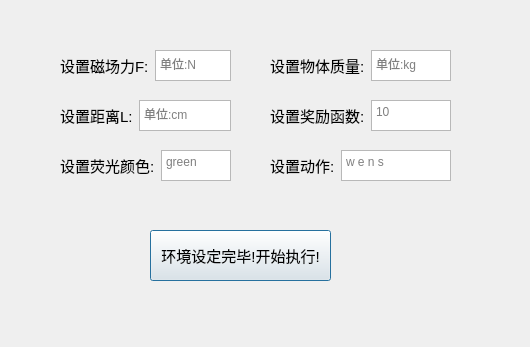
<?xml version="1.0" encoding="UTF-8"?>
<ui version="4.0">
 <class>AlgorithmDialog</class>
 <widget class="QDialog" name="AlgorithmDialog">
  <property name="geometry">
   <rect>
    <x>0</x>
    <y>0</y>
    <width>530</width>
    <height>347</height>
   </rect>
  </property>
  <property name="font">
   <font>
    <family>Microsoft YaHei UI</family>
    <pointsize>11</pointsize>
   </font>
  </property>
  <property name="windowTitle">
   <string>环境设定</string>
  </property>
  <widget class="QWidget" name="layoutWidget">
   <property name="geometry">
    <rect>
     <x>60</x>
     <y>100</y>
     <width>171</width>
     <height>31</height>
    </rect>
   </property>
   <layout class="QHBoxLayout" name="horizontalLayout_2">
    <item>
     <widget class="QLabel" name="label_2">
      <property name="text">
       <string>设置距离L:</string>
      </property>
     </widget>
    </item>
    <item>
     <widget class="QTextEdit" name="textEditSendCurData_2">
      <property name="font">
       <font>
        <pointsize>9</pointsize>
       </font>
      </property>
      <property name="placeholderText">
       <string>单位:cm</string>
      </property>
     </widget>
    </item>
   </layout>
  </widget>
  <widget class="QWidget" name="layoutWidget_2">
   <property name="geometry">
    <rect>
     <x>60</x>
     <y>150</y>
     <width>171</width>
     <height>31</height>
    </rect>
   </property>
   <layout class="QHBoxLayout" name="horizontalLayout_3">
    <item>
     <widget class="QLabel" name="label_3">
      <property name="text">
       <string>设置荧光颜色:</string>
      </property>
     </widget>
    </item>
    <item>
     <widget class="QTextEdit" name="textEditSendCurData_3">
      <property name="font">
       <font>
        <pointsize>9</pointsize>
       </font>
      </property>
      <property name="placeholderText">
       <string>green</string>
      </property>
     </widget>
    </item>
   </layout>
  </widget>
  <widget class="QPushButton" name="pushButton">
   <property name="geometry">
    <rect>
     <x>150</x>
     <y>230</y>
     <width>181</width>
     <height>51</height>
    </rect>
   </property>
   <property name="text">
    <string>环境设定完毕!开始执行!</string>
   </property>
  </widget>
  <widget class="QWidget" name="layoutWidget">
   <property name="geometry">
    <rect>
     <x>60</x>
     <y>50</y>
     <width>171</width>
     <height>31</height>
    </rect>
   </property>
   <layout class="QHBoxLayout" name="horizontalLayout">
    <item>
     <widget class="QLabel" name="label">
      <property name="text">
       <string>设置磁场力F:</string>
      </property>
     </widget>
    </item>
    <item>
     <widget class="QTextEdit" name="textEditSendCurData">
      <property name="font">
       <font>
        <pointsize>9</pointsize>
       </font>
      </property>
      <property name="placeholderText">
       <string>单位:N</string>
      </property>
     </widget>
    </item>
   </layout>
  </widget>
  <widget class="QWidget" name="layoutWidget_3">
   <property name="geometry">
    <rect>
     <x>270</x>
     <y>50</y>
     <width>181</width>
     <height>31</height>
    </rect>
   </property>
   <layout class="QHBoxLayout" name="horizontalLayout_4">
    <item>
     <widget class="QLabel" name="label_4">
      <property name="text">
       <string>设置物体质量:</string>
      </property>
     </widget>
    </item>
    <item>
     <widget class="QTextEdit" name="textEditSendCurData_4">
      <property name="font">
       <font>
        <pointsize>9</pointsize>
       </font>
      </property>
      <property name="placeholderText">
       <string>单位:kg</string>
      </property>
     </widget>
    </item>
   </layout>
  </widget>
  <widget class="QWidget" name="layoutWidget_4">
   <property name="geometry">
    <rect>
     <x>270</x>
     <y>100</y>
     <width>181</width>
     <height>31</height>
    </rect>
   </property>
   <layout class="QHBoxLayout" name="horizontalLayout_5">
    <item>
     <widget class="QLabel" name="label_5">
      <property name="text">
       <string>设置奖励函数:</string>
      </property>
     </widget>
    </item>
    <item>
     <widget class="QTextEdit" name="textEditSendCurData_5">
      <property name="font">
       <font>
        <pointsize>9</pointsize>
       </font>
      </property>
      <property name="placeholderText">
       <string>10</string>
      </property>
     </widget>
    </item>
   </layout>
  </widget>
  <widget class="QWidget" name="layoutWidget_5">
   <property name="geometry">
    <rect>
     <x>270</x>
     <y>150</y>
     <width>181</width>
     <height>31</height>
    </rect>
   </property>
   <layout class="QHBoxLayout" name="horizontalLayout_6">
    <item>
     <widget class="QLabel" name="label_6">
      <property name="text">
       <string>设置动作:</string>
      </property>
     </widget>
    </item>
    <item>
     <widget class="QTextEdit" name="textEditSendCurData_6">
      <property name="font">
       <font>
        <pointsize>9</pointsize>
       </font>
      </property>
      <property name="placeholderText">
       <string>w e n s</string>
      </property>
     </widget>
    </item>
   </layout>
  </widget>
 </widget>
 <resources/>
 <connections/>
</ui>
